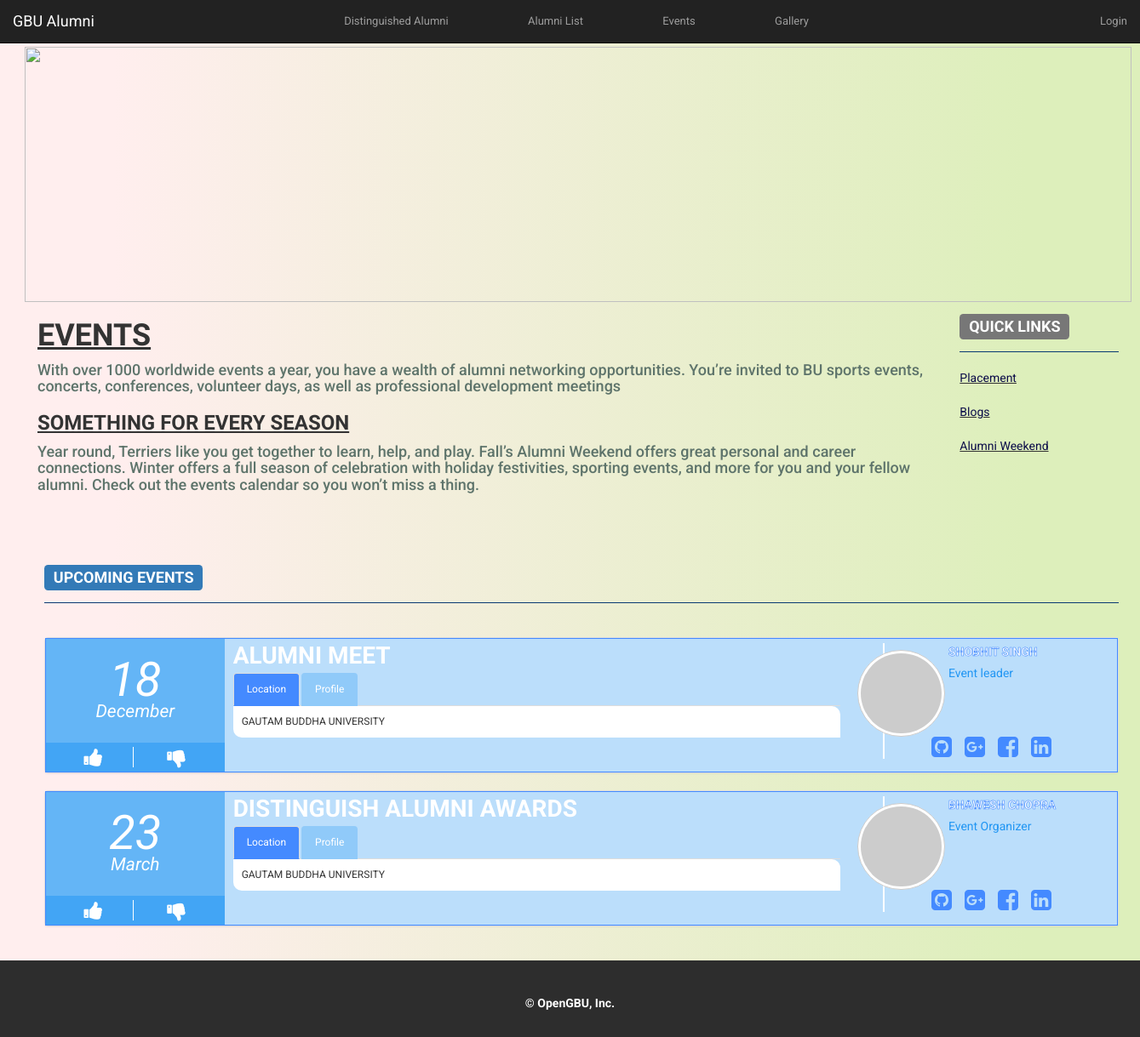
Page /index.php/alumni/events on the committed database.
### tables this page shows
CREATE TABLE `alumni_events` (
  `event_date` date NOT NULL,
  `event_name` varchar(100) NOT NULL,
  `event_profile` varchar(500) NOT NULL,
  `event_location` varchar(100) NOT NULL,
  `director_name` varchar(50) NOT NULL,
  `director_info` varchar(200) NOT NULL,
  `event_id` int(11) NOT NULL,
  `director_image` varchar(200) NOT NULL
);

### application/controllers/Alumni.php (called while the page is built, shortened)
<?php
class Alumni extends CI_Controller {
    public function events() {
        $this->load->view('pages/common/link');
        $this->load->view('pages/common/header');
        $this->load->view('pages/alumni/events');
        $this->load->view('pages/common/footer');
    }
}

### index.php (called while the page is built, shortened)
<?php
require_once BASEPATH.'core/CodeIgniter.php';

### application/models/Cdn_model.php (called while the page is built, shortened)
<?php
class Cdn_model extends CI_Model {
    var $res_url;
    function __construct() {
        if (CDN_MODE == 'ONLINE')
            $this->res_url = 'http://cdn.gbuonline.in/';
        else
            $this->res_url = base_url();
    }
    function res_url($url = NULL) {
        return $this->res_url . $url;
    }
}

### application/views/pages/alumni/events.php (the view, shortened to what this page needs)
 <div class="container-fluid" style=" margin-right: 10px; margin-left: 10px;" >
    <div class="row">
		<br>
		<div style="margin-left:4px;" class="row">
		<img  src="<?php echo $this->cdn->res_url('resources/images/image2.jpg')?>" height="300px" width="1300px"/>
		<div class=" col-md-10">
			 <h1 style="font-family:'Oswald', sans-serif ;"> <b><u> EVENTS</u></b> </h1>
				<font color="#5e746b">
				 <p>
				 <h4>With over 1000 worldwide events a year, you have a wealth of alumni networking opportunities.
				 You’re invited to BU sports events, concerts, conferences, volunteer days, as well as professional development meetings</h4>
				 </p></font>
			 <h3 style="font-family:'Oswald', sans-serif ;"> <b><u>SOMETHING FOR EVERY SEASON</u></b> </h3>
			 <font color="#5e746b">
				 <p>
				<h4> Year round, Terriers like you get together to learn, help, and play.
				 Fall’s Alumni Weekend offers great personal and career connections.
				 Winter offers a full season of celebration with holiday festivities, sporting events, and more for you and your fellow alumni.
				 Check out the events calendar so you won’t miss a thing.</h4>
				 </p></font>
		</div>
		<div  class=" col-md-2">
			<h3><span class="label label-default">QUICK LINKS</span></h3><hr />
			<u><a style="color: #0c0d49" href="">Placement</a></u><br><br>
			<u><a style="color: #0c0d49" href="">Blogs</a> </u><br><br>
			<u><a style="color: #0c0d49" href="">Alumni Weekend</a></u>
		</div>
		</div>
		</div>
		<br><br><br>
		<div  style="margin-left:12px;"   class="row">
		<h3><span class="label label-primary">UPCOMING EVENTS</span></h3><hr />
		<br>
		<link href="//maxcdn.bootstrapcdn.com/font-awesome/4.2.0/css/font-awesome.min.css" rel="stylesheet">
		<?php
	$q=$this->db->query("select *,extract(day from event_date) as day,extract(month from event_date) as month from alumni_events");
	$res=$q->result();
	foreach($res as $row)
	{
	$monthNum  =  $row->month;
$dateObj   = DateTime::createFromFormat('!m', $monthNum);
$monthName = $dateObj->format('F');
?>
		<div class="panel panel-default event">
  <div class="panel-body">
    <div class="rsvp col-xs-2 col-sm-2">
	<i><?php echo $row->day; ?></i>
	  <i><?php echo $monthName; ?></i>
      <div class="hidden-xs">
        <span class="fa fa-thumbs-up fa-2x"></span>
        <span class="fa fa-thumbs-down fa-2x"></span>
      </div>
    </div>
    <div class="info col-xs-8 col-sm-7">
      <b style="color:white"><?php echo $row->event_name;?></b>
      <div class="hidden-xs">
          <ul class="nav nav-tabs" role="tablist">
            <li role="presentation" class="active"><a href="#location<?php echo $row->event_id;?>" aria-controls="location" role="tab" data-toggle="tab">Location</a></li>
            <li role="presentation"><a href="#profile<?php echo $row->event_id;?>" aria-controls="profile" role="tab" data-toggle="tab">Profile</a></li>
          </ul>
          <div class="tab-content">
            <div role="tabpanel" class="tab-pane active" id="location<?php echo $row->event_id;?>"><?php echo $row->event_location;?></div>
          </div>
        </div>
    </div>
    <div class="author col-xs-2 col-sm-3">
        <div class="profile-image">
            <img src="http://api.randomuser.me/portraits/med/men/71.jpg"/>
        </div>
        <div class="profile hidden-xs">
            <strong style="padding-left:20px"><?= $row->director_name;?></strong>
            <article style="padding-left:20px"><?php echo $row->director_info;?></article>
            <div class="links hidden-sm">
              <i class="fa fa-github-square fa-2x col-xs-3"></i>
              <i class="fa fa-google-plus-square fa-2x col-xs-3"></i>
              <i class="fa fa-facebook-square fa-2x col-xs-3"></i>
              <i class="fa fa-linkedin-square  fa-2x col-xs-3"></i>
            </div>
        </div>
    </div>
  </div>
  </div>
  <?php
	}
	?>
  <br>
</div>
</div>
</div>

### application/views/pages/common/link.php (shortened to what this page needs)
<html>
    <head>
        <link rel="stylesheet" href="<?php echo $this->cdn->res_url('resources/css/bootstrap.min.css') ?>">
        <link rel="stylesheet" href="<?php echo $this->cdn->res_url('resources/sss/sss.css') ?>" type="text/css" media="all">
    </head>
    <body background="" style="margin-top: 10px; background-attachment: fixed; background-repeat: repeat;">
        <div class="container-fluid footer-problem">

### application/views/pages/common/header.php (shortened to what this page needs)
<div class = "row">
    <nav class="navbar navbar-inverse navbar navbar-fixed-top" >
        <div class="navbar-header">
            <a class="navbar-brand" href="<?php echo site_url('') ?>">GBU Alumni
            </a>
        </div>
        <div class="collapse navbar-collapse" id="bs-example-navbar-collapse-1" >
            <ul class="nav navbar-nav" style="margin-left: 250px;">
                <li class="dropdown">
                    <a href=""  target="_blank">
                        <font size="2"> <span class="glyphicon glyphicon-star" aria-hidden="true"></span> Distinguished Alumni</font>
                    </a>
                </li>
				<li class="dropdown" style="margin-left: 50px;">
                    <a href=""  target="_blank">
                        <font size="2"> <span class="glyphicon glyphicon-th-list" aria-hidden="true"></span> Alumni List</font>
                    </a>
                </li>
				<li class="dropdown" style="margin-left: 50px;">
                    <a href="<?=site_url('alumni/events')?>"  target="_blank">
                        <font size="2"> <span class="glyphicon glyphicon-time" aria-hidden="true"></span> Events</font>
                    </a>
                </li>
				<li class="dropdown" style="margin-left: 50px;">
                    <a href=""<?=site_url('alumni/gallery')?>""  target="_blank">
                        <font size="2"> <span class="glyphicon glyphicon-camera" aria-hidden="true"></span> Gallery</font>
                    </a>
                </li>
            </ul>
            <ul class="nav navbar-nav  pull-right">
                <li>
                    <?php
                    if ($this->session->userdata('loggedin') != 1) {
                        ?>
                        <a href="<?php echo base_url('users') ?>"><font size="2"><span class="glyphicon glyphicon-user " aria-hidden="true"></span>&nbsp;Login</font></a>
                    <?php
                }
                ?>
                </li>
            </ul>
        </div>
    </nav>
</div>

### application/views/pages/common/footer.php (shortened to what this page needs)
    <footer class="footer container-fluid"  role="contentinfo">
        <br>
            <div class="col-md-12 text-center">
                <br/>
                    <b><p style = "color:white;">&copy; OpenGBU, Inc.</p></b>
              <br/>
       </div>
    </footer>
</body>
</html>

### application/views/pages/common/link.php (style rules this page uses)
body { padding-top: 25px; font-family: 'Roboto', sans-serif; }
.footer-problem { min-height:100%; position:relative; }
body { background: -webkit-linear-gradient(90deg, #FFEEEE 10%, #DDEFBB 90%); background: -moz-linear-gradient(90deg, #FFEEEE 10%, #DDEFBB 90%); background: -ms-linear-gradient(90deg, #FFEEEE 10%, #DDEFBB 90%); background: -o-linear-gradient(90deg, #FFEEEE 10%, #DDEFBB 90%); background: linear-gradient(90deg, #FFEEEE 10%, #DDEFBB 90%); }

### application/views/pages/alumni/events.php (style rules this page uses)
hr { height:0; border:0; border-top:1px solid #083972; }
.event .panel-body { background: #BBDEFB; border: 1px solid #448AFF; padding:0; margin:0; height:86px; }
.event .panel-body > div { padding: 0 10px; }
.event .panel-body .rsvp { border-left: none; padding: 0; text-align: center; position: relative; background: #64B5F6; color: white; height: 100%; }
.event .rsvp > div { font-size: 12px; position: absolute; bottom: 0; background: #42A5F5; width: 100%; }
.event .rsvp i { font-size: 2em; display: block; position:relative; top:17%; margin-bottom:5px; }
.event .rsvp i:last-of-type { font-size:1.5em; margin-top:-23px; }
.event .rsvp span { cursor: pointer; padding: 0 5px; margin: 5px 0; width:45%; }
.event .rsvp span:first-of-type { border-right: 1px solid white; }
.event .info { font-size: 28px; }
.event .info > div, .event .info > ul { font-size: 12px; }
.event .author .profile-image { position: absolute; background: white; padding: 3px; width: 5em; border-radius: 50%; border: 1px solid #CCC; box-sizing: content-box; z-index: 1; top:4px; }
.event .author img { width:100%; border-radius:50%; }
.nav-tabs a { background: #90CAF9; color: white; }
.info .nav-tabs li.active a { background-color: #448AFF; color: white; }
.tab-content { background: white; border-radius: 0 10px; padding: 10px; }
@media (min-width: 768px) { .event .panel-body { height:158px; } }
@media (min-width: 768px) { .event .rsvp { min-height:100%; } }
@media (min-width: 768px) { .event .rsvp i { font-size:4em; top:5%; } }
@media (min-width: 768px) { .event .panel-body .author { position: relative; color: #2196F3; padding:10px; height:100%; } }
@media (min-width: 768px) { .event .profile { position: relative; z-index: 0; border-left: 2px solid white; top: -5px; padding-left: 55px; height: 100%; left: 10%; } }
@media (min-width: 768px) { .event .profile strong { display: block; color: white; font:20px bold 'Fredoka One', serif; -webkit-text-stroke-width: .6px; -webkit-text-stroke-color: #448AFF; margin-bottom: 5px; } }
@media (min-width: 768px) { .event .author .profile i { color: #448AFF; padding-left: 0; } }
@media (min-width: 768px) { .event .profile .links { position: absolute; bottom: 0; } }
@media (min-width: 768px) { .event .profile article { padding:0 41px 0 0; } }
@media (min-width: 768px) { .event .author .profile-image { position: absolute; background: white; padding: 3px; width: 30%; border-radius: 50%; border: 1px solid #CCC; box-sizing: content-box; z-index: 1; top:13px; } }
@media (min-width: 768px) { .event .author img { width: 100%; border-radius: 50%; } }

### application/views/pages/common/footer.php (style rules this page uses)
footer { margin: 0px; padding-left: 270px; width : 100%; position: absolute; z-index: 100; background-color: #2D2D2D; }

### rows in the picture
alumni_events: day "18", monthName "December", event_name "ALUMNI MEET", event_location "GAUTAM BUDDHA UNIVERSITY", director_name "SHOBHIT SINGH", director_info "Event leader"
alumni_events: day "23", monthName "March", event_name "DISTINGUISH ALUMNI AWARDS", event_location "GAUTAM BUDDHA UNIVERSITY", director_name "BHAWESH CHOPRA", director_info "Event Organizer"
